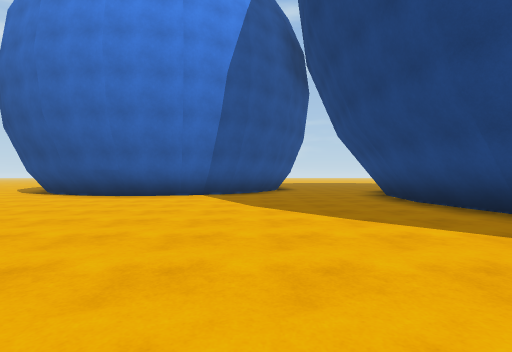
[1] (above)

16 first-person views from a walk through a Unity game level. The camera is 1.2 m above the floor, looks level and sees 85° across. The floor is counted in squares, 2 m on a side. Each view is taken from the middle of a square. On the plan, view 1 faces up. The plan holds only what a view shows up to about 9 squares ahead; the rest is blank. The place goes on beyond the plan. The player is left out. Some surface patterns are stand-ins.

[2]
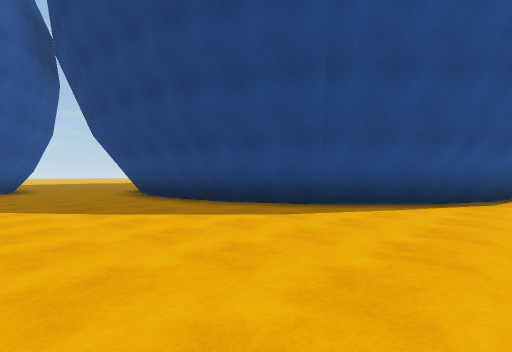

[3]
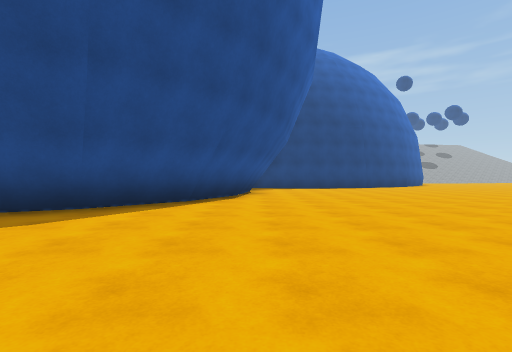

[4]
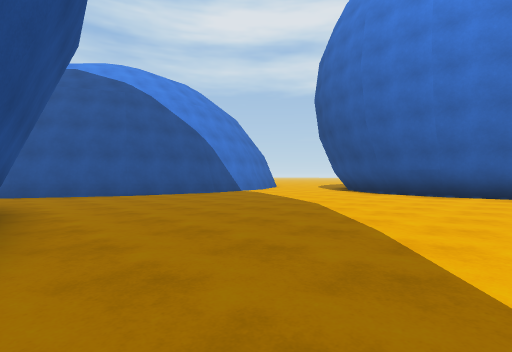

[5]
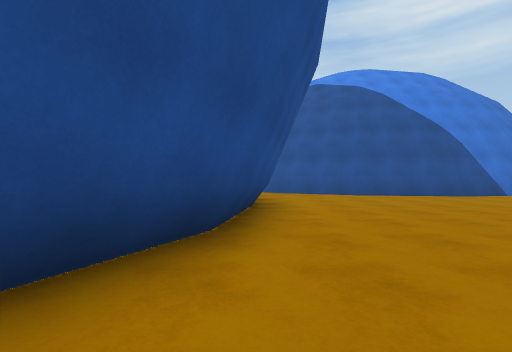

[6]
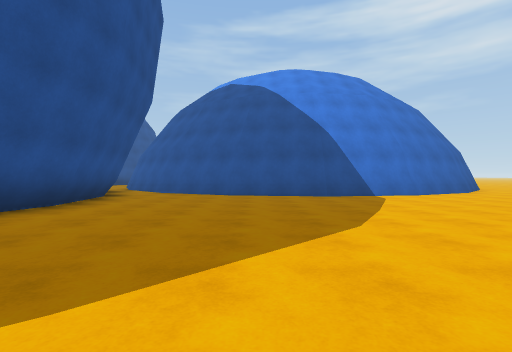

[7]
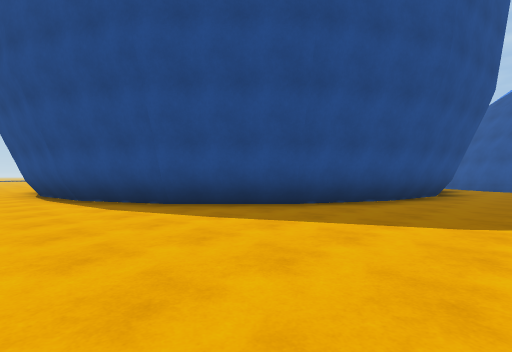

[8]
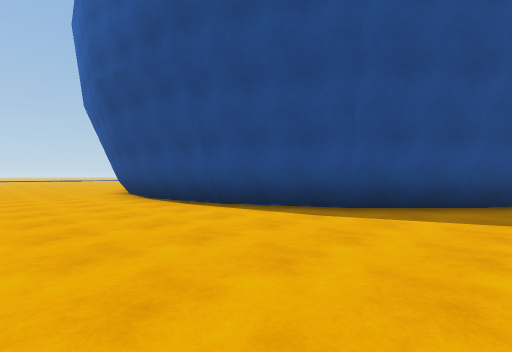

[9]
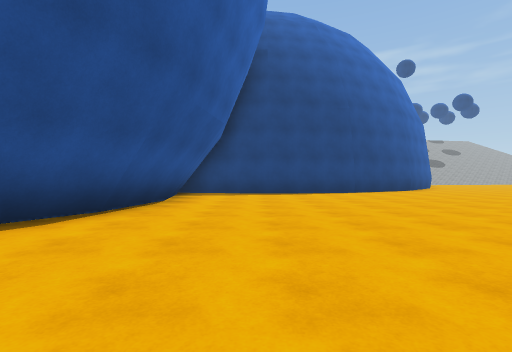

[10]
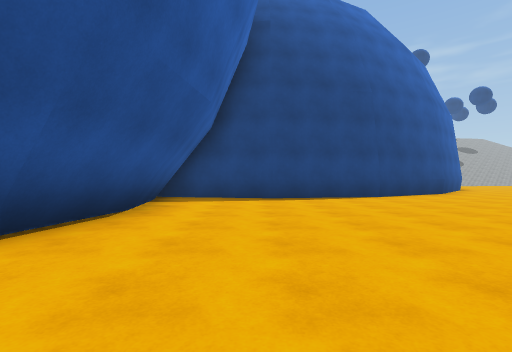

[11]
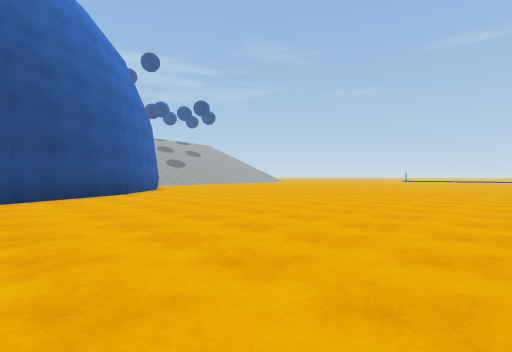

[12]
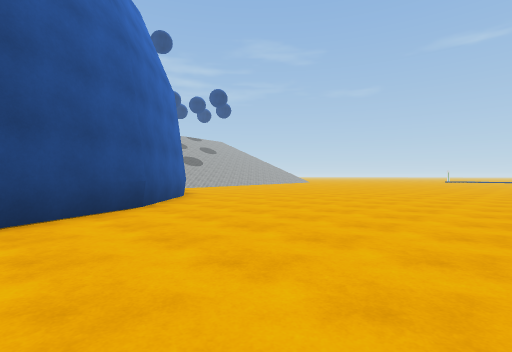

[13]
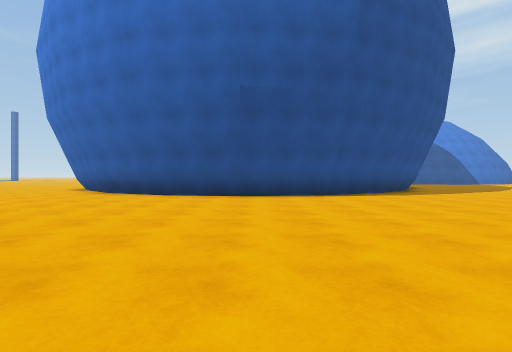

[14]
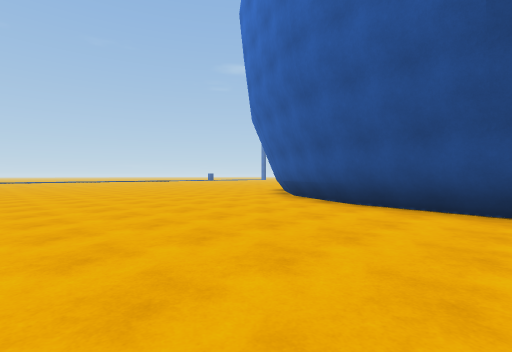

[15]
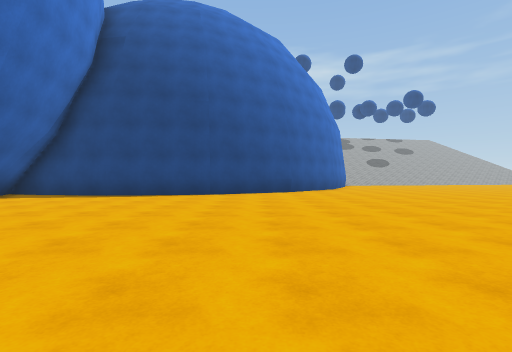

[16]
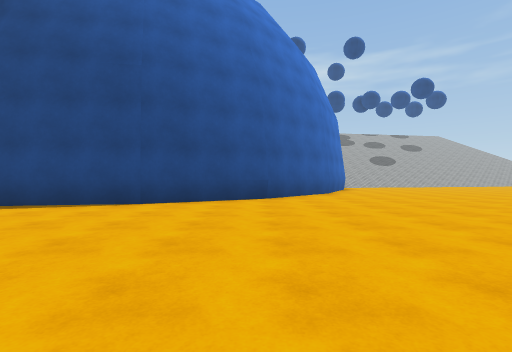

### Floor plan
Points are (right, up) in squares from view 1. A wall is a line through its corners. A room is listed if a view was taken in it or the views show most of it. See-through windows are left out.
Room 1 (views 1, 2, 3, 4, 5, 6, 7, 8, 9, 10, 11, 12, 13, 14, 15, 16)
walls: (8.5, -1) (6.4, 0.1) (4.6, 1.9) (3.5, 4.1) (3.1, 6.5); (3.2, 6.4) (3.6, 8.9); (13.4, -0.9) (11, -1.3) (8.5, -0.9); (-0.7, 9) (-2.4, 8.1) (-3.6, 7.9) (-5.5, 8.2); (-10.5, -1.1) (-7.7, -0.7) (-5, -1.1) (-2.4, -2.4) (-0.7, -4.1) (0.7, -6.8) (1.1, -9.4) (0.7, -12.1) (-0.6, -14.6); (-5.4, 8.1) (-6.9, 8.9); (1, 10.8) (0.6, 9.9) (-0.6, 8.8) (-2.1, 8) (-3.8, 7.7) (-5.5, 8); (17.5, -11.5) (15.4, -9.3) (13.9, -6.5) (13.5, -3.5) (14, -0.3); (-10.9, 7.9) (-10.4, 4.9) (-10.8, 2.4) (-12.2, -0.3)
low walls: (-2.7, -2.6) (-0.9, -4.4); (8.6, -0.8) (6.5, 0.3) (4.8, 2) (3.7, 4.2) (3.4, 6.5); (8.6, -0.5) (6.5, 0.6) (4.9, 2.2) (4, 4) (3.6, 6.4); (3.5, 6.5) (3.8, 8.8); (13.3, -0.6) (10.9, -1) (8.5, -0.6); (-2.2, 8.4) (-3.6, 8.2) (-5.2, 8.4); (-1.2, 9) (-2.3, 8.5); (-10.3, -1.3) (-7.5, -0.9) (-5, -1.2) (-2.5, -2.5) (-0.8, -4.2) (0.5, -6.8) (0.9, -9.2) (0.5, -12) (-0.8, -14.5); (0.8, 10.9) (0.5, 10.3); (-5.4, 8.4) (-6.6, 9)
ways out: opening at (-9.7, 9)

Where each view was taken, in squares from view 1:
view 1: 0 up, 0 right, facing up
view 2: 1 down, 0 right, facing up-right
view 3: 1 down, 0 right, facing right
view 4: 1 down, 2 left, facing up-left
view 5: 1 down, 2 left, facing left
view 6: 3 up, 2 left, facing left
view 7: 1 up, 2 right, facing down-left
view 8: 2 down, 4 right, facing down-left
view 9: 3 down, 4 right, facing right
view 10: 3 down, 6 right, facing right
view 11: 6 down, 6 right, facing down-right
view 12: 7 down, 10 right, facing down-right
view 13: 9 down, 9 right, facing left
view 14: 9 down, 6 right, facing down-left
view 15: 8 down, 5 right, facing right
view 16: 9 down, 8 right, facing right
